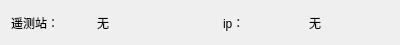
<?xml version="1.0" encoding="UTF-8"?>
<ui version="4.0">
 <class>StationShow</class>
 <widget class="QWidget" name="StationShow">
  <property name="geometry">
   <rect>
    <x>0</x>
    <y>0</y>
    <width>400</width>
    <height>45</height>
   </rect>
  </property>
  <property name="windowTitle">
   <string>Form</string>
  </property>
  <layout class="QHBoxLayout" name="horizontalLayout">
   <item>
    <widget class="QLabel" name="label">
     <property name="sizePolicy">
      <sizepolicy hsizetype="Fixed" vsizetype="Preferred">
       <horstretch>0</horstretch>
       <verstretch>0</verstretch>
      </sizepolicy>
     </property>
     <property name="minimumSize">
      <size>
       <width>80</width>
       <height>0</height>
      </size>
     </property>
     <property name="maximumSize">
      <size>
       <width>80</width>
       <height>16777215</height>
      </size>
     </property>
     <property name="text">
      <string>遥测站：</string>
     </property>
    </widget>
   </item>
   <item>
    <widget class="QLabel" name="label_2">
     <property name="sizePolicy">
      <sizepolicy hsizetype="Fixed" vsizetype="Preferred">
       <horstretch>0</horstretch>
       <verstretch>0</verstretch>
      </sizepolicy>
     </property>
     <property name="minimumSize">
      <size>
       <width>80</width>
       <height>0</height>
      </size>
     </property>
     <property name="maximumSize">
      <size>
       <width>80</width>
       <height>16777215</height>
      </size>
     </property>
     <property name="text">
      <string>无</string>
     </property>
    </widget>
   </item>
   <item>
    <spacer name="horizontalSpacer">
     <property name="orientation">
      <enum>Qt::Horizontal</enum>
     </property>
     <property name="sizeHint" stdset="0">
      <size>
       <width>40</width>
       <height>20</height>
      </size>
     </property>
    </spacer>
   </item>
   <item>
    <widget class="QLabel" name="label_3">
     <property name="sizePolicy">
      <sizepolicy hsizetype="Fixed" vsizetype="Preferred">
       <horstretch>0</horstretch>
       <verstretch>0</verstretch>
      </sizepolicy>
     </property>
     <property name="minimumSize">
      <size>
       <width>80</width>
       <height>0</height>
      </size>
     </property>
     <property name="maximumSize">
      <size>
       <width>80</width>
       <height>16777215</height>
      </size>
     </property>
     <property name="text">
      <string>ip：</string>
     </property>
    </widget>
   </item>
   <item>
    <widget class="QLabel" name="label_4">
     <property name="sizePolicy">
      <sizepolicy hsizetype="Fixed" vsizetype="Preferred">
       <horstretch>0</horstretch>
       <verstretch>0</verstretch>
      </sizepolicy>
     </property>
     <property name="minimumSize">
      <size>
       <width>80</width>
       <height>0</height>
      </size>
     </property>
     <property name="maximumSize">
      <size>
       <width>80</width>
       <height>16777215</height>
      </size>
     </property>
     <property name="text">
      <string>无</string>
     </property>
    </widget>
   </item>
  </layout>
 </widget>
 <resources/>
 <connections/>
</ui>
